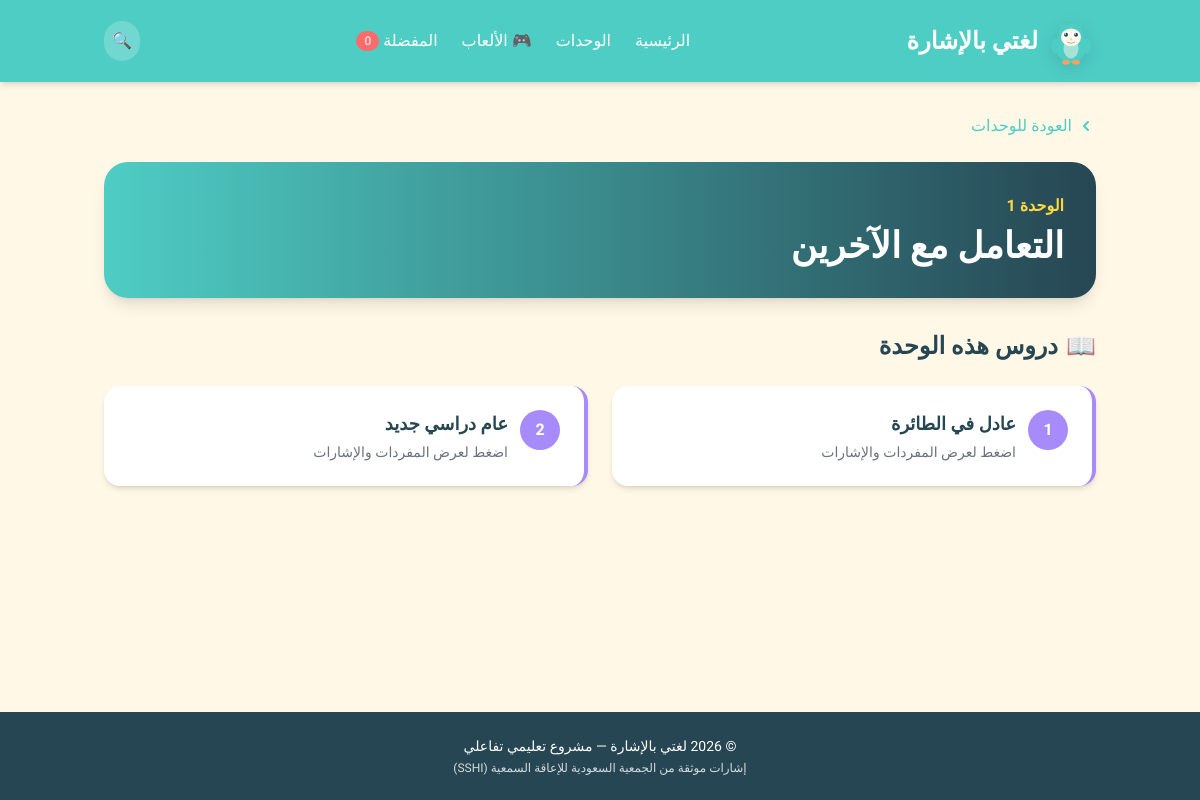
The app's page /unit/1 with its own data.
### tables this page shows
CREATE TABLE units (
    id INTEGER PRIMARY KEY,
    title TEXT NOT NULL,
    unit_order INTEGER NOT NULL
);

CREATE TABLE lessons (
    id INTEGER PRIMARY KEY,
    unit_id INTEGER NOT NULL,
    title TEXT NOT NULL,
    lesson_order INTEGER NOT NULL,
    FOREIGN KEY (unit_id) REFERENCES units (id)
);

### app.py (the view)
@app.route("/unit/<int:unit_id>")
def unit(unit_id):
    db = get_db()
    unit = db.execute("SELECT * FROM units WHERE id = ?", (unit_id,)).fetchone()
    if unit is None:
        abort(404)
    lessons = db.execute("SELECT * FROM lessons WHERE unit_id = ? ORDER BY lesson_order", (unit_id,)).fetchall()
    return render_template("unit.html", unit=unit, lessons=lessons)

### app.py (called while the page is built)
def get_db():
    if "db" not in g:
        g.db = sqlite3.connect(DB_PATH)
        g.db.row_factory = sqlite3.Row
    return g.db

### templates/unit.html (shortened to what this page needs)
{% extends "base.html" %}
{% block content %}
<a href="/units" class="inline-flex items-center text-teal hover:text-deep-blue font-medium mb-6">
    <svg xmlns="http://www.w3.org/2000/svg" class="h-5 w-5 ml-1" viewBox="0 0 20 20" fill="currentColor">
        <path fill-rule="evenodd" d="M12.707 5.293a1 1 0 010 1.414L9.414 10l3.293 3.293a1 1 0 01-1.414 1.414l-4-4a1 1 0 010-1.414l4-4a1 1 0 011.414 0z" clip-rule="evenodd" />
    </svg>
    العودة للوحدات
</a>
<div class="bg-gradient-to-r from-teal to-deep-blue text-white rounded-3xl p-8 mb-8 shadow-lg">
    <p class="text-warm-yellow font-bold mb-2">الوحدة {{ unit.unit_order }}</p>
    <h2 class="text-3xl md:text-4xl font-extrabold">{{ unit.title }}</h2>
</div>
<h3 class="text-2xl font-bold text-deep-blue mb-6 flex items-center gap-2">
    <span>📖</span> دروس هذه الوحدة
</h3>
<div class="grid grid-cols-1 md:grid-cols-2 gap-6">
    {% for lesson in lessons %}
    <a href="/lesson/{{ lesson.id }}" class="bg-white rounded-2xl shadow-md p-6 border-r-4 border-soft-purple hover:-translate-y-1 transition">
        <div class="flex items-start gap-3">
            <div class="bg-soft-purple text-white rounded-full w-10 h-10 flex items-center justify-center font-bold flex-shrink-0">
                {{ lesson.lesson_order }}
            </div>
            <div>
                <h4 class="text-lg font-bold text-deep-blue mb-1">{{ lesson.title }}</h4>
                <p class="text-sm text-gray-500">اضغط لعرض المفردات والإشارات</p>
            </div>
        </div>
    </a>
    {% endfor %}
</div>
{% endblock %}

### static/css/styles.css (style rules this page uses)
body { font-family: 'Tajawal', sans-serif; background-color: #F8FAFC; }
html { scroll-behavior: smooth; }
h1, h2, h3, h4, h5, h6 { font-family: 'Tajawal', sans-serif; letter-spacing: 0; }

### static/css/characters.css (style rules this page uses)
:root { --warm-yellow: #FFD93D; --teal: #4ECDC4; --coral: #FF6B6B; --soft-purple: #A78BFA; --warm-orange: #F4A261; --deep-blue: #264653; --cream: #FFF8E7; }

### records on screen
units: unit_order "1", title "التعامل مع الآخرين"
lessons: lesson_order "1", title "عادل في الطائرة"
lessons: lesson_order "2", title "عام دراسي جديد"
